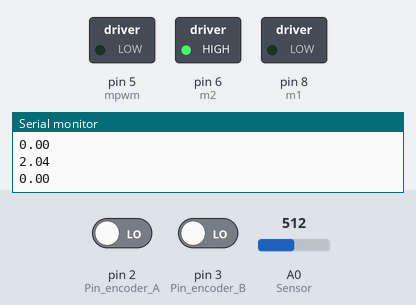
The sketch below on a simulated Arduino Uno, built with avr-gcc and run on an emulated ATmega328P. On the bench: switched loads named in the sketch (green lamp = pin HIGH), the last lines printed to the serial monitor. The test bench sets the inputs (shaded band); at power-on: A0 (Sensor) = 512, pin 2 (Pin_encoder_A) LOW, pin 3 (Pin_encoder_B) LOW.

Above: at 1.2 s.
1.3 s: A0 (Sensor) set to 0
At 2.9 s:
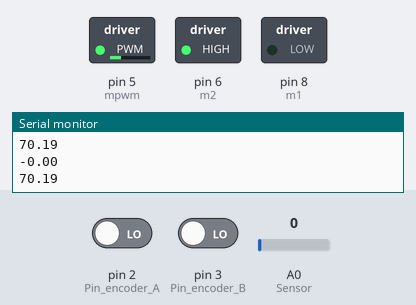
3.4 s: A0 (Sensor) set to 110
At 4.0 s:
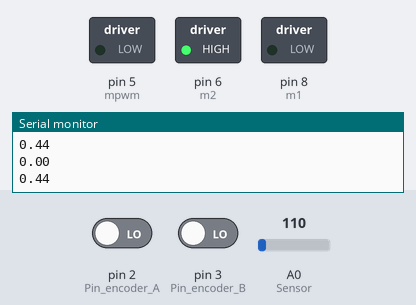
Timing chart, 0 to 6.4 s (numbered marks = the images above; inputs shaded):
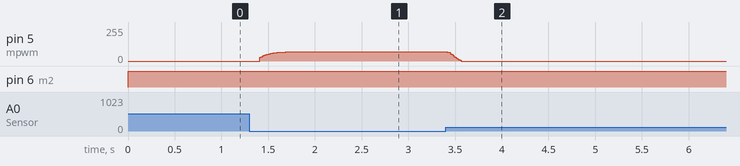

The sketch:

controlPIFO_imp.ino
```cpp
#include "MeanFilterLib.h"            // Libreria para filtro
#define m1 8
#define m2 6
#define mpwm 5
MeanFilter<float> meanFilter(10);

// Variables generales
int Pin_encoder_A = 2, Pin_encoder_B = 3;
volatile unsigned int cuenta=0;
volatile int32_t cuentas=0;
volatile int8_t last_state=0, current_state=0;
const float pi= 3.141592, ts=0.01;
const int cuentas_max= 6533;
volatile float th = 0, thp=0,dth=0, i=0, i_f=0, t_f=0;

// Variables para control PI de orden fraccionario
float kp = 50.0, ki= 700.0, cr=1.34, kii; //50 20
double r=0, u=0, e=0, up=0, ui=0, ud=0, ui_1=0, v;  // e_1=0
double a=0.8, c=0.0;
float c1[7]= {0, 0, 0, 0, 0 ,0 ,0}, c2[7]= {0, 0, 0, 0, 0 ,0 ,0};
float r1[7]= {0, 0, 0, 0, 0 ,0 ,0}, r2[7]= {0, 0, 0, 0, 0 ,0 ,0}, r3[7]= {0, 0, 0, 0, 0 ,0 ,0};
float pu[7]= {0, 0, 0, 0, 0 ,0 ,0}, pe[7]= {0, 0, 0, 0, 0 ,0 ,0};
float p[4]={0, 0, 0, 0}, q[4]={0, 0, 0, 0};
float b2, b3, b4, b5, b6, b7;
float a1, a2, a3, a4, a5, a6, a7;
double u_1=0, u_2=0, u_3=0, u_4=0, u_5=0, u_6=0, e_1=0, e_2=0, e_3=0, e_4=0, e_5=0, e_6=0;

void setup() {
  // Configurando pines
  pinMode(m1 ,OUTPUT);
  pinMode(m2,OUTPUT);
  pinMode(mpwm,OUTPUT);

  Serial.begin(9600);

  // Configuración de interrupción para timer de 10 ms
  TCCR1A = 0;
  TCCR1B = 0;
  TCNT1  = 0;
  OCR1A = 0x9B;                                   // 16MHz/1024/100Hz - 1 = 155 = 0x9B
  TCCR1B |= (1 << WGM12)|(1<<CS10)|(1 << CS12);   // Modo CTC, con prescaler 1024
  TIMSK1 |= (1 << OCIE1A);                        // Habilita interrupción por comparación

  cli();
  attachInterrupt(digitalPinToInterrupt(Pin_encoder_A), Lectura_Encoder, CHANGE);
  attachInterrupt(digitalPinToInterrupt(Pin_encoder_B), Lectura_Encoder, CHANGE);
  sei();
}

void loop() {

  // Se cargan los parámetros para el controlador PIFO usando la bandera 'cuentas'
  if(cuentas < 1){
    c= pow((2/ts), a);
    poli3(a, p);
    poli3(-a, q);
    convul(p, q, c1); // pu
    convul(q, q, c2);
    // pe=Kp*conv(p,q) + Ki*c^(-1)*conv(q,q)
    kii=ki*pow(c,-1);
    multi(c1, kp, r1);
    multi(c2, kii, r2);
    sumavc(r1, r2, r3); //pe
    multi(c1, (1.0/c1[0]), pu);
    multi(r3, (1.0/c1[0]), pe);
    b2=pu[1]; b3=pu[2]; b4=pu[3]; b5=pu[4]; b6=pu[5]; b7=pu[6];
    a1=pe[0]; a2=pe[1]; a3=pe[2]; a4=pe[3]; a5=pe[4]; a6=pe[5]; a7=pe[6];
    }

  // Envio de señal para el motor
  digitalWrite(m1, LOW);
  digitalWrite(m2, HIGH);
  analogWrite(mpwm, u);

  // Referencia de torque en Nm
  r=0.25;

  // Se muestra el t
  Serial.println(t_f);
  Serial.println(u);
}

ISR(TIMER1_COMPA_vect){
  cuenta++;                   // Bandera 'cuentas'

  // Error
  e= cr*r - t_f;
  // Ley de control PI FO
  u= -b2*u_1-b3*u_2-b4*u_3-b5*u_4-b6*u_5-b7*u_6 +a1*e+a2*e_1+a3*e_2+a4*e_3+a5*e_4+a6*e_5+a7*e_6;
  // Saturador
  if(u >= 255){
    u= 255;
  }
  else if (u <= 0){
    u= 0;
  }
  // Actualizacion de parámetros
  u_6=u_5; u_5=u_4; u_4=u_3; u_3=u_2; u_2=u_1; u_1=u;
  e_6=e_5; e_5=e_4; e_4=e_3; e_3=e_2; e_2=e_1; e_1=e;

  i= analogRead(A0);              // Sensor de corriente
  i_f = meanFilter.AddValue(i);   // Filtro media móvil
  i_f = abs(i_f);
  i_f = i_f*(30.0/1023.0);        // Escalando con magnitud máxima del sensor
  t_f = (i_f-0.03)/0.072;         // Torque (kg.mm)
  t_f = t_f*9.81/1000;            // Torque (N.m)
}

void Lectura_Encoder()
{
    if(digitalRead(Pin_encoder_A)==1)
      bitSet(current_state,1);
    else
      bitClear(current_state,1);

    if(digitalRead(Pin_encoder_B)==1)
      bitSet(current_state,0);
    else
      bitClear(current_state,0);

    if(last_state==3 && current_state==1)
      cuentas++;
    if(last_state==1 && current_state==0)
      cuentas++;
    if(last_state==0 && current_state==2)
      cuentas++;
    if(last_state==2 && current_state==3)
      cuentas++;

    if(last_state==3 && current_state==2)
      cuentas--;
    if(last_state==2 && current_state==0)
      cuentas--;
    if(last_state==0 && current_state==1)
      cuentas--;
    if(last_state==1 && current_state==3)
      cuentas--;

    last_state = current_state;
}

// Función para convolución
void convul(float va[], float vb[], float y[])
{
    y[0,0] = va[0,0]*vb[0,0];
    y[0,1] = va[0,0]*vb[0,1]+va[0,1]*vb[0,0];
    y[0,2] = va[0,0]*vb[0,2]+va[0,1]*vb[0,1]+va[0,2]*vb[0,0];
    y[0,3] = va[0,0]*vb[0,3]+va[0,1]*vb[0,2]+va[0,2]*vb[0,1]+va[0,3]*vb[0,0];
    y[0,4] = va[0,1]*vb[0,3]+va[0,2]*vb[0,2]+va[0,3]*vb[0,1];
    y[0,5] = va[0,2]*vb[0,3]+va[0,3]*vb[0,2];
    y[0,6] = va[0,3]*vb[0,3];
}

// Función para multiplicación de vector con escalar
void multi(float va[],  float n, float r[])
{
    r[0,0] = va[0,0]*n;
    r[0,1] = va[0,1]*n;
    r[0,2] = va[0,2]*n;
    r[0,3] = va[0,3]*n;
    r[0,4] = va[0,4]*n;
    r[0,5] = va[0,5]*n;
    r[0,6] = va[0,6]*n;
}

// Función para obtener el polinomio de orden 3
void poli3(float a, float p[])
{
    p[0,0]= 1;
    p[0,1]= -a;
    p[0,2]= pow(a,2.0)/3.0;
    p[0,3]= -a/3.0;

}

// Función de  suma de vectores
void sumavc(float aa[], float bb[], float cc[])
{
  cc[0,0] = aa[0,0]+bb[0,0];
  cc[0,1] = aa[0,1]+bb[0,1];
  cc[0,2] = aa[0,2]+bb[0,2];
  cc[0,3] = aa[0,3]+bb[0,3];
  cc[0,4] = aa[0,4]+bb[0,4];
  cc[0,5] = aa[0,5]+bb[0,5];
  cc[0,6] = aa[0,6]+bb[0,6];
}
```

MeanFilterLib.h
```cpp
// (licence header left out)
#ifndef _MeanFilterLIB_h
#define _MeanFilterLIB_h

#if defined(ARDUINO) && ARDUINO >= 100
	#include "arduino.h"
#else
	#include "WProgram.h"
#endif

template <typename T>
class MeanFilter
{
public:
	MeanFilter<T>(const size_t windowSize);
	T AddValue(const T value);
	T GetFiltered();

private:
	T* _items;
	T* _accessor;
	int _windowSize;
	int _count;
	T _sum;

	void addToBuffer(const T value);
	void incCounter();
};

template<typename T>
MeanFilter<T>::MeanFilter(const size_t windowSize)
{
	_items = new T[windowSize];
	_accessor = _items;
	_windowSize = windowSize;
	_count = 0;
}

template<typename T>
T MeanFilter<T>::AddValue(const T value)
{
	_sum += value;

	if (_count >= _windowSize)
		_sum -= *_accessor;

	addToBuffer(value);
	incCounter();

	return GetFiltered();
}

template<typename T>
T MeanFilter<T>::GetFiltered()
{
	return (_sum / _count);
}

template<typename T>
inline void MeanFilter<T>::addToBuffer(const T value)
{
	*_accessor = value;

	++_accessor;
	if (_accessor >= _items + _windowSize)
		_accessor = _items;

}

template<typename T>
inline void MeanFilter<T>::incCounter()
{
	if (_count < _windowSize)
		++_count;
}

#endif
```

Measured:
- after the input at 1.3 s, pin 5 (mpwm): moves from 0/255 to 70/255 over 0.50 s, starting after 0.11 s
- after the input at 3.4 s, pin 5 (mpwm): moves from 70/255 to 0/255 over 0.15 s, starting at once
